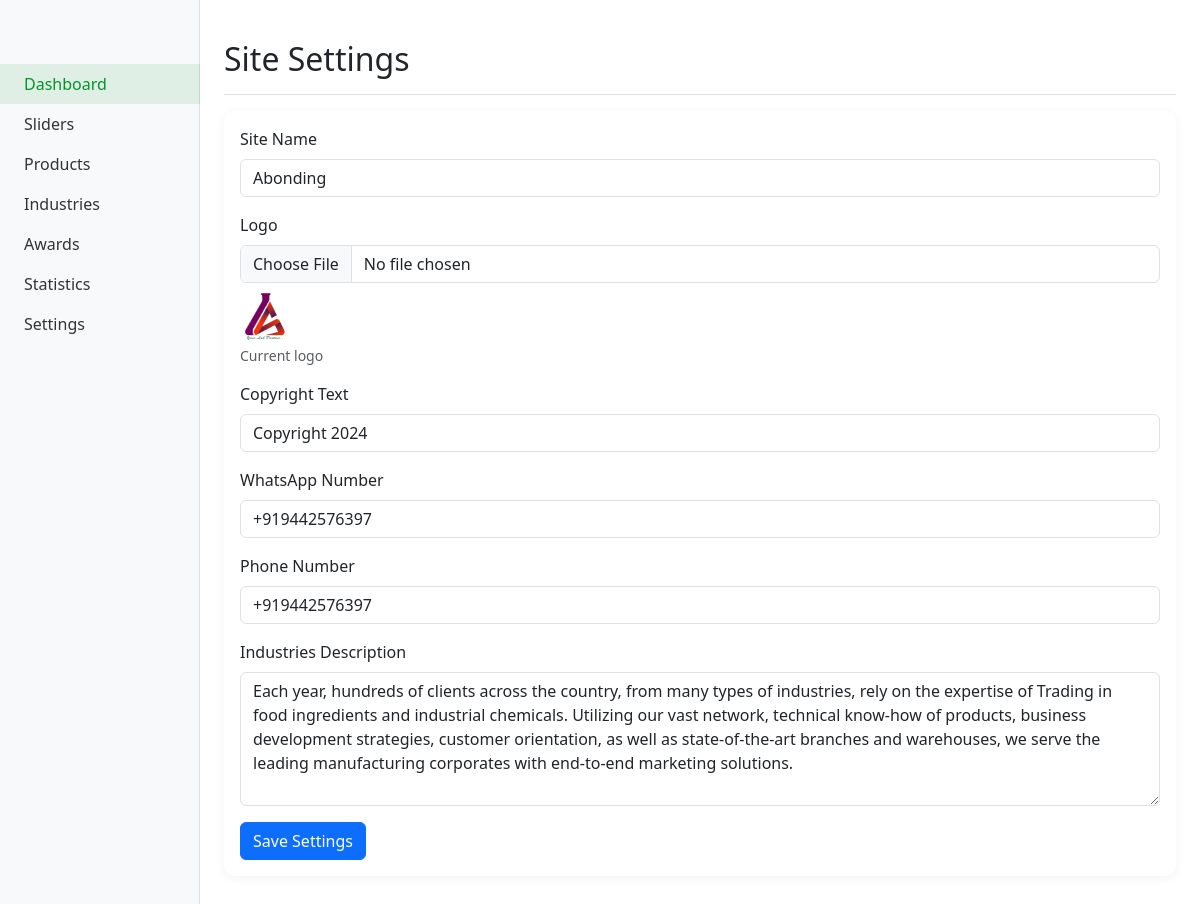
The page /admin/settings.php on the database its author committed.
### tables this page shows
CREATE TABLE `site_settings` (
  `id` int NOT NULL,
  `site_name` varchar(100) NOT NULL,
  `logo_path` varchar(255) DEFAULT NULL,
  `footer_copyright` text,
  `contact_whatsapp` varchar(20) DEFAULT NULL,
  `contact_phone` varchar(20) DEFAULT NULL,
  `created_at` timestamp NULL DEFAULT CURRENT_TIMESTAMP,
  `updated_at` timestamp NULL DEFAULT CURRENT_TIMESTAMP ON UPDATE CURRENT_TIMESTAMP,
  `industries_description` varchar(2000) NOT NULL
);

### includes/db.php (called while the page is built, shortened)
<?php
class Database {
    private $conn;
    public function __construct() {
        $this->conn = new mysqli(DB_HOST, DB_USER, DB_PASS, DB_NAME);
    }
    public function query($sql, $params = []) {
        $stmt = $this->conn->prepare($sql);
        $stmt->execute();
        return $stmt;
    }
    public function fetchOne($sql, $params = []) {
        $stmt = $this->query($sql, $params);
        $result = $stmt->get_result();
        return $result->fetch_assoc();
    }
}
$db = new Database();
?>

### admin/settings.php (the view, shortened to what this page needs)
<?php
require_once '../includes/db.php';
$settings = $db->fetchOne("SELECT * FROM site_settings LIMIT 1");
?>
<!DOCTYPE html>
<html lang="en">
<head>
    <link href="https://cdn.jsdelivr.net/npm/bootstrap@5.3.0/dist/css/bootstrap.min.css" rel="stylesheet">
    <link rel="stylesheet" href="../assets/css/admin.css">
</head>
<body>
    <div class="container-fluid">
        <div class="row">
            <?php include '../includes/sidebar.php'; ?>
            <main class="col-md-9 ms-sm-auto col-lg-10 px-md-4 py-4">
                <div class="d-flex justify-content-between flex-wrap flex-md-nowrap align-items-center pt-3 pb-2 mb-3 border-bottom">
                    <h1 class="h2">Site Settings</h1>
                </div>
                <div class="card">
                    <div class="card-body">
                        <form method="POST" enctype="multipart/form-data">
                            <div class="mb-3">
                                <label for="site_name" class="form-label">Site Name</label>
                                <input type="text" class="form-control" id="site_name" name="site_name"
                                    value="<?php echo htmlspecialchars($settings['site_name'] ?? 'Abonding'); ?>" required>
                            </div>
                            <div class="mb-3">
                                <label for="logo" class="form-label">Logo</label>
                                <input type="file" class="form-control" id="logo" name="logo">
                                <?php if (!empty($settings['logo_path'])): ?>
                                    <div class="mt-2">
                                        <img src="../<?php echo htmlspecialchars($settings['logo_path']); ?>" style="max-height: 50px;">
                                        <p class="small text-muted mt-1">Current logo</p>
                                    </div>
                                <?php endif; ?>
                            </div>
                            <div class="mb-3">
                                <label for="copyright" class="form-label">Copyright Text</label>
                                <input type="text" class="form-control" id="copyright" name="copyright"
                                    value="<?php echo htmlspecialchars($settings['footer_copyright'] ?? 'Copyright 2024'); ?>">
                            </div>
                            <div class="mb-3">
                                <label for="contact_whatsapp" class="form-label">WhatsApp Number</label>
                                <input type="text" class="form-control" id="contact_whatsapp" name="contact_whatsapp"
                                    value="<?php echo htmlspecialchars($settings['contact_whatsapp'] ?? '+919442576397'); ?>">
                            </div>
                            <div class="mb-3">
                                <label for="contact_phone" class="form-label">Phone Number</label>
                                <input type="text" class="form-control" id="contact_phone" name="contact_phone"
                                    value="<?php echo htmlspecialchars($settings['contact_phone'] ?? '+919442576397'); ?>">
                            </div>
                            <div class="mb-3">
                                <label for="industries_description" class="form-label">Industries Description</label>
                                <textarea class="form-control" id="industries_description" name="industries_description" rows="5"><?php echo htmlspecialchars($settings['industries_description'] ?? 'Default industries description'); ?></textarea>
                            </div>
                            <button type="submit" class="btn btn-primary">Save Settings</button>
                        </form>
                    </div>
                </div>
            </main>
        </div>
    </div>
</body>
</html>

### assets/css/admin.css (style rules this page uses)
.form-label { font-weight: 500; }
.card { margin-bottom: 20px; border: none; border-radius: 10px; box-shadow: 0 2px 10px rgba(0, 0, 0, 0.05); }

### rows shown on the page
site_settings: site_name "Abonding", logo_path (picture), copyright "Copyright 2024", contact_whatsapp "+919442576397", contact_phone "+919442576397", industries_description "Each year, hundreds of clients across the country, from many types of industries, rely on the expertise of Trading in food ingredients and industrial chemicals. Utilizing our vast network, technical know-how of products, business development strategies, customer orientation, as well as state-of-the-art branches and warehouses, we serve the leading manufacturing corporates with end-to-end marketing solutions."
